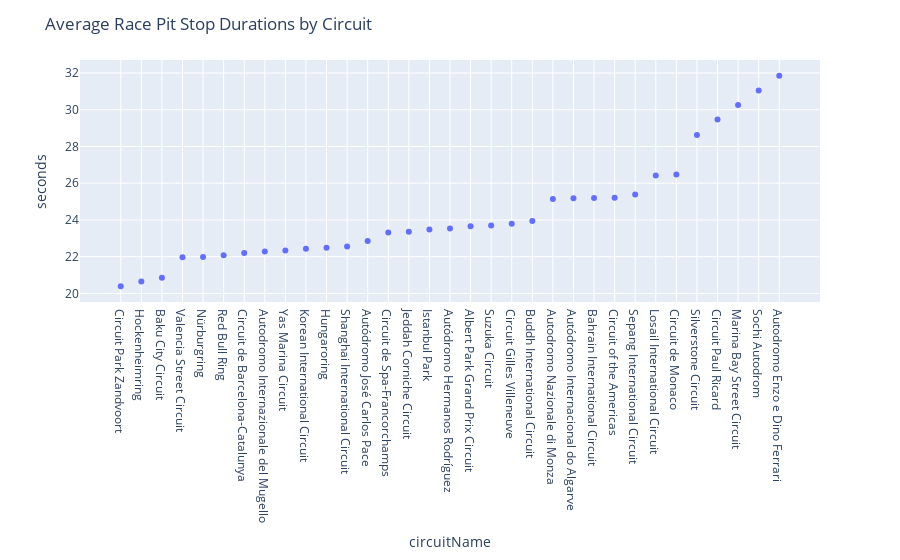

Notebook cell for this chart:
### Code cell
fig = px.scatter(newPitStops[newPitStops['seconds']<50].groupby(by=['circuitName']).mean(numeric_only=True).reset_index().sort_values(by='seconds',ascending=True),
                 x='circuitName',
                 y='seconds',
                )
fig.update_layout(
    title_text='Average Race Pit Stop Durations by Circuit',
)
fig.show()

### Figure 1 — Plotly figure (JSON) as saved in the notebook; plotly's stock layout.template omitted (floating-point values rounded to 4 significant figures)
{"data": [{"hovertemplate": "circuitName=%{x}<br>seconds=%{y}<extra></extra>", "legendgroup": "", "marker": {"color": "#636efa", "symbol": "circle"}, "mode": "markers", "name": "", "orientation": "v", "showlegend": false, "type": "scatter", "x": ["Circuit Park Zandvoort", "Hockenheimring", "Baku City Circuit", "Valencia Street Circuit", "Nürburgring", "Red Bull Ring", "Circuit de Barcelona-Catalunya", "Autodromo Internazionale del Mugello", "Yas Marina Circuit", "Korean International Circuit", "Hungaroring", "Shanghai International Circuit", "Autódromo José Carlos Pace", "Circuit de Spa-Francorchamps", "Jeddah Corniche Circuit", "Istanbul Park", "Autódromo Hermanos Rodríguez", "Albert Park Grand Prix Circuit", "Suzuka Circuit", "Circuit Gilles Villeneuve", "Buddh International Circuit", "Autodromo Nazionale di Monza", "Autódromo Internacional do Algarve", "Bahrain International Circuit", "Circuit of the Americas", "Sepang International Circuit", "Losail International Circuit", "Circuit de Monaco", "Silverstone Circuit", "Circuit Paul Ricard", "Marina Bay Street Circuit", "Sochi Autodrom", "Autodromo Enzo e Dino Ferrari"], "xaxis": "x", "y": [20.4, 20.65, 20.86, 21.97, 21.99, 22.08, 22.19, 22.28, 22.34, 22.44, 22.49, 22.55, 22.86, 23.32, 23.35, 23.48, 23.54, 23.66, 23.7, 23.79, 23.94, 25.14, 25.19, 25.2, 25.21, 25.39, 26.42, 26.48, 28.62, 29.47, 30.26, 31.05, 31.85], "yaxis": "y"}], "layout": {"legend": {"tracegroupgap": 0}, "margin": {"t": 60}, "title": {"text": "Average Race Pit Stop Durations by Circuit"}, "xaxis": {"anchor": "y", "domain": [0, 1], "title": {"text": "circuitName"}}, "yaxis": {"anchor": "x", "domain": [0, 1], "title": {"text": "seconds"}}}}
